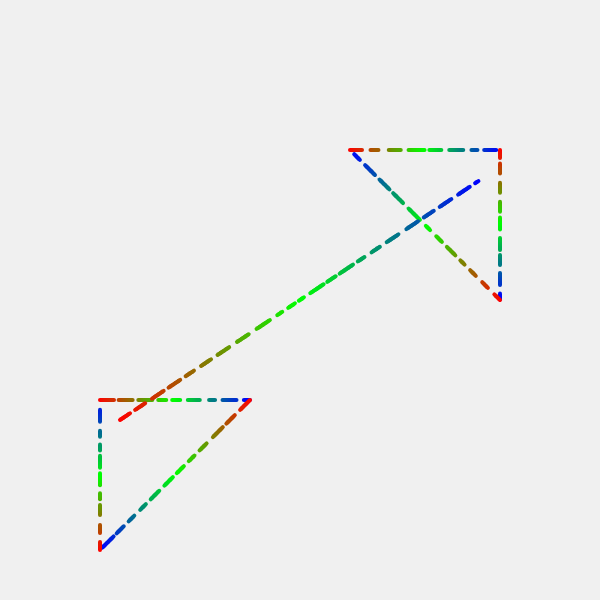
Frame 1 (no input)
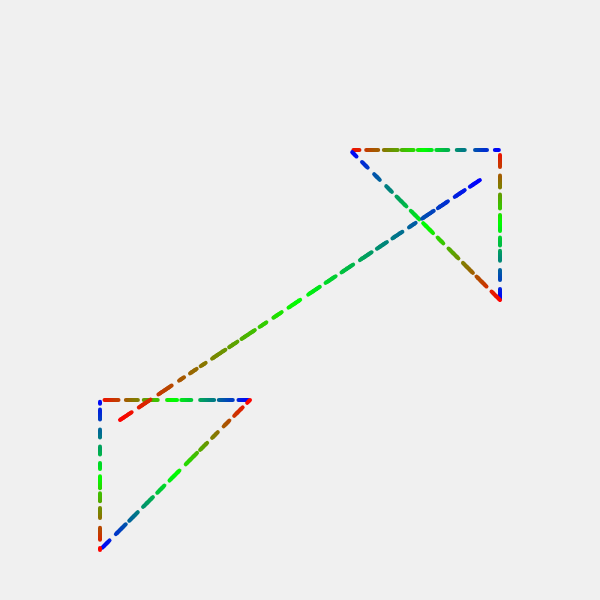
Frame 60 (no input)
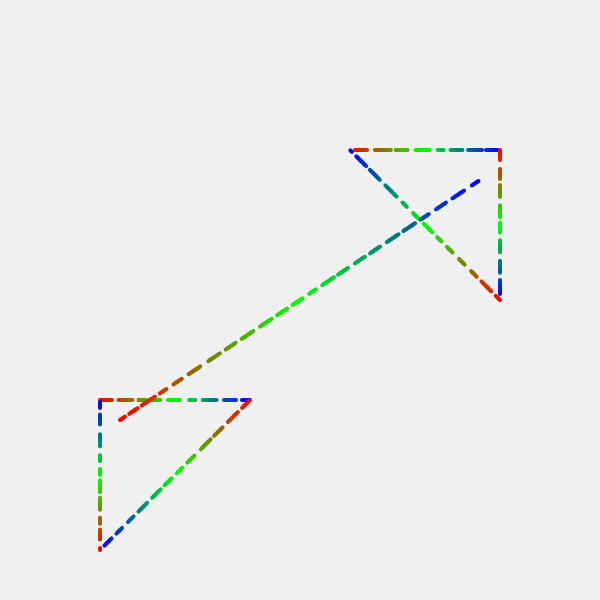
Frame 120 (the mouse pressed at the canvas centre since frame 60)

The p5.js sketch that drew these frames (run headless with seeded random() and noise() and a simulated clock; from frame 60 on, the mouse is pressed at the canvas centre):

// p5.js sketch
// ── sketch.js
let offset = 0;
let speed = 2;
let patternCache = {};
let c1, c2, c3;

// coordenadas aproximadas dos vértices
let points = [];

function setup() {
  createCanvas(600, 600);
  strokeWeight(4);

  // cores do gradiente
  c1 = color(255, 0, 0);
  c2 = color(0, 255, 0);
  c3 = color(0, 0, 255);

  // Definir os pontos do símbolo baseado na imagem
  points = [
    // Triângulo inferior esquerdo
    createVector(100, 400),
    createVector(250, 400),
    createVector(100, 550),
    createVector(100, 400),

    // Triângulo superior direito
    createVector(350, 150),
    createVector(500, 150),
    createVector(500, 300),
    createVector(350, 150),

    // Barra diagonal
    createVector(120, 420),
    createVector(480, 180)
  ];
}

function draw() {
  background(240);

  // Triângulo inferior esquerdo
  dashedLine(points[0].x, points[0].y, points[1].x, points[1].y, 12, 6, 0.4, c1, c2, c3, offset);
  dashedLine(points[1].x, points[1].y, points[2].x, points[2].y, 12, 6, 0.4, c1, c2, c3, offset);
  dashedLine(points[2].x, points[2].y, points[3].x, points[3].y, 12, 6, 0.4, c1, c2, c3, offset);

  // Triângulo superior direito
  dashedLine(points[4].x, points[4].y, points[5].x, points[5].y, 12, 6, 0.4, c1, c2, c3, offset);
  dashedLine(points[5].x, points[5].y, points[6].x, points[6].y, 12, 6, 0.4, c1, c2, c3, offset);
  dashedLine(points[6].x, points[6].y, points[7].x, points[7].y, 12, 6, 0.4, c1, c2, c3, offset);

  // Barra diagonal
  dashedLine(points[8].x, points[8].y, points[9].x, points[9].y, 12, 6, 0.4, c1, c2, c3, offset);

  offset += speed;
}

// Reutilizando a função de linha tracejada com gradiente de 3 cores
function dashedLine(x1, y1, x2, y2, baseDash, baseGap, variation, c1, c2, c3, offset) {
  let distance = dist(x1, y1, x2, y2);
  let angle = atan2(y2 - y1, x2 - x1);

  let key = `${x1},${y1},${x2},${y2},${baseDash},${baseGap},${variation}`;
  if (!patternCache[key]) {
    patternCache[key] = generatePattern(distance, baseDash, baseGap, variation);
  }

  let pattern = patternCache[key].pattern;
  let totalPattern = patternCache[key].total;
  let off = offset % totalPattern;

  let pos = -off;
  let idx = 0;

  while (pos < distance) {
    let seg = pattern[idx];
    let start = max(pos, 0);
    let end = min(pos + seg.length, distance);

    if (seg.type === 'dash' && end > 0) {
      let steps = int((end - start) / 2);
      for (let i = 0; i < steps; i++) {
        let t1 = map(start + (i * 2), 0, distance, 0, 1);
        let t2 = map(start + ((i + 1) * 2), 0, distance, 0, 1);

        let col;
        let t = (t1 + t2) / 2;
        if (t < 0.5) {
          col = lerpColor(c1, c2, t / 0.5);
        } else {
          col = lerpColor(c2, c3, (t - 0.5) / 0.5);
        }
        stroke(col);

        let xStart = x1 + cos(angle) * (start + (i * 2));
        let yStart = y1 + sin(angle) * (start + (i * 2));
        let xEnd = x1 + cos(angle) * (start + ((i + 1) * 2));
        let yEnd = y1 + sin(angle) * (start + ((i + 1) * 2));

        line(xStart, yStart, xEnd, yEnd);
      }
    }

    pos += seg.length;
    idx = (idx + 1) % pattern.length;
  }
}

function generatePattern(distance, baseDash, baseGap, variation) {
  let pattern = [];
  let total = 0;
  let target = max(distance * 1.2, 200);

  let safety = 0;
  while (total < target && safety < 1000) {
    let dash = baseDash * random(1 - variation, 1 + variation);
    pattern.push({ type: 'dash', length: dash });
    total += dash;

    let gap = baseGap * random(1 - variation, 1 + variation);
    pattern.push({ type: 'gap', length: gap });
    total += gap;

    safety++;
  }

  return { pattern: pattern, total: total };
}
